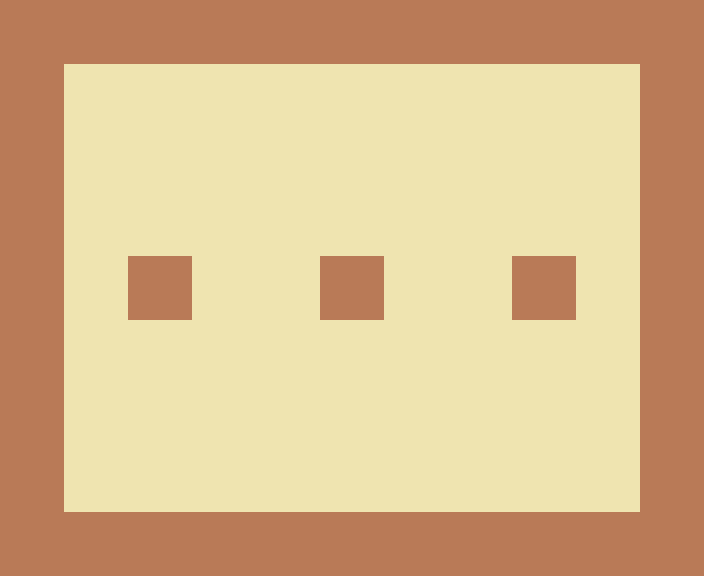

This is a level from a 2D game, rendered from its Tiled map with the project's own tilesets. A one-line summary and the map file follow, with tile-layer data summarised:
An orthogonal 11x9 tile map with 64x64 px tiles, 1 tile layer (Tile Layer 1), 2 tilesets.

<map version="1.0" orientation="orthogonal" width="11" height="9" tilewidth="64" tileheight="64">
 <tileset firstgid="1" name="floor" tilewidth="64" tileheight="64">
  <image source="../res/floor.png" width="64" height="64" />
 </tileset>
 <tileset firstgid="2" name="wall" tilewidth="64" tileheight="64">
  <image source="../res/wall.png" width="64" height="64" />
  <tile id="0">
   <properties>
    <property name="blocked" value="true" />
   </properties>
  </tile>
 </tileset>
 <layer name="Tile Layer 1" width="11" height="9">
  <data>[99 cells, 99 non-empty, 2 distinct tile ids]</data>
 </layer>
</map>
